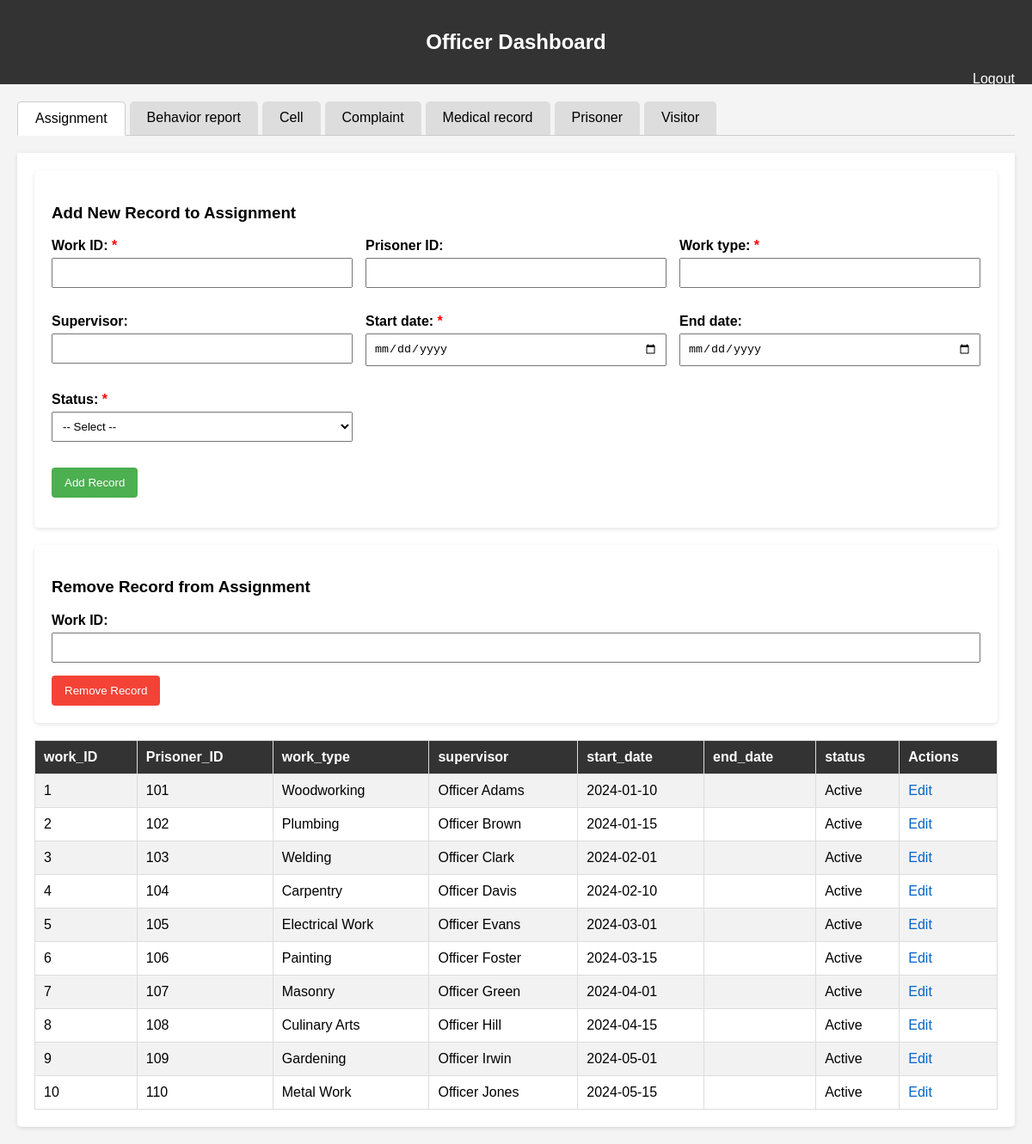
The page /officer.php?table=assignment (signed in) on the database its author committed.
### tables this page shows
CREATE TABLE `assignment` (
  `work_ID` int(11) NOT NULL,
  `Prisoner_ID` int(11) DEFAULT NULL,
  `work_type` varchar(50) NOT NULL,
  `supervisor` varchar(100) DEFAULT NULL,
  `start_date` date NOT NULL,
  `end_date` date DEFAULT NULL,
  `status` enum('Active','Completed','Terminated') NOT NULL
);

### officer.php (the view, shortened to what this page needs)
<?php
require 'db.php';
$tables = ['assignment', 'behavior_report', 'cell', 'complaint', 'medical_record', 'prisoner', 'visitor'];
$currentTable = $_GET['table'] ?? 'prisoner';
function getPrimaryKey($pdo, $table) {
    $stmt = $pdo->query("SHOW KEYS FROM $table WHERE Key_name = 'PRIMARY'");
    return $stmt->fetch(PDO::FETCH_ASSOC)['Column_name'] ?? 'id';
}
function getTableColumns($pdo, $table) {
    $stmt = $pdo->query("DESCRIBE `$table`");
    return $stmt->fetchAll(PDO::FETCH_ASSOC);
}
$editRecord = null;
?>
<!DOCTYPE html>
<html>
<head>
</head>
<body>
<div class="header">
    <h2>Officer Dashboard</h2>
    <a class="logout" href="logout.php">Logout</a>
</div>
<div class="container">
    <div class="tabs">
        <?php foreach ($tables as $table): ?>
            <div class="tab <?= $currentTable === $table ? 'active' : '' ?>"
                 onclick="window.location.href='officer.php?table=<?= $table ?>'">
                <?= ucfirst(str_replace('_', ' ', $table)) ?>
            </div>
        <?php endforeach; ?>
    </div>
    <div class="tab-content active">
        <div class="form-section">
            <h3><?= isset($editRecord) ? 'Edit' : 'Add New' ?> Record to <?= ucfirst(str_replace('_', ' ', $currentTable)) ?></h3>
            <form method="post" class="add-form">
                <?php
                $primaryKey = getPrimaryKey($pdo, $currentTable);
                $columns = getTableColumns($pdo, $currentTable);
                foreach ($columns as $column):
                    $required = $column['Null'] === 'NO' && $column['Default'] === null &&
                               strpos($column['Extra'], 'auto_increment') === false;
                    $value = isset($editRecord) ? $editRecord[$column['Field']] : '';
                    if ($currentTable === 'prisoner'):
                ?>
                    <div class="form-group">
                        <?php if ($column['Field'] === 'Gender'): ?>
                            <label>Gender: <span style="color:red">*</span></label>
                            <select name="Gender" required>
                                <option value="">-- Select --</option>
                                <option value="Male" <?= $value === 'Male' ? 'selected' : '' ?>>Male</option>
                                <option value="Female" <?= $value === 'Female' ? 'selected' : '' ?>>Female</option>
                            </select>
                        <?php elseif ($column['Field'] === 'Age'): ?>
                            <label>Age: <span style="color:red">*</span></label>
                            <input type="number" name="Age" min="18" max="100" value="<?= $value ?>" required>
                            <span class="unit-label">(years)</span>
                        <?php elseif ($column['Field'] === 'Weight_kg'): ?>
                            <label>Weight: <?= $required ? '<span style="color:red">*</span>' : '' ?></label>
                            <input type="number" step="0.1" name="Weight_kg" min="30" max="300" value="<?= $value ?>" <?= $required ? 'required' : '' ?>>
                            <span class="unit-label">(kg)</span>
                        <?php elseif ($column['Field'] === 'Height_cm'): ?>
                            <label>Height: <?= $required ? '<span style="color:red">*</span>' : '' ?></label>
                            <input type="number" step="0.1" name="Height_cm" min="100" max="250" value="<?= $value ?>" <?= $required ? 'required' : '' ?>>
                            <span class="unit-label">(cm)</span>
                        <?php elseif ($column['Field'] === 'Sentence_Duration'): ?>
                            <label>Sentence Duration: <span style="color:red">*</span></label>
                            <input type="number" step="0.1" name="Sentence_Duration" min="0.1" max="100" value="<?= $value ?>" required>
                            <span class="unit-label">(years)</span>
                        <?php elseif ($column['Field'] === 'Cell_ID'): ?>
                            <label>Cell ID: <span style="color:red">*</span></label>
                            <select name="Cell_ID" required>
                                <option value="">-- Select Cell --</option>
                                <?php
                                $cells = $pdo->query("SELECT Cell_ID FROM cell")->fetchAll(PDO::FETCH_COLUMN);
                                foreach ($cells as $cell_id):
                                ?>
                                    <option value="<?= $cell_id ?>" <?= $value == $cell_id ? 'selected' : '' ?>><?= $cell_id ?></option>
                                <?php endforeach; ?>
                            </select>
                        <?php else: ?>
                            <label><?= ucfirst(str_replace('_', ' ', $column['Field'])) ?>:
                                <?php if ($required): ?><span style="color:red">*</span><?php endif; ?>
                            </label>
                            <?php if (strpos($column['Type'], 'enum') !== false):
                                $options = explode("','", substr($column['Type'], 6, -2)); ?>
                                <select name="<?= $column['Field'] ?>" <?= $required ? 'required' : '' ?>>
                                    <option value="">-- Select --</option>
                                    <?php foreach ($options as $option): ?>
                                        <option value="<?= $option ?>" <?= $value === $option ? 'selected' : '' ?>><?= $option ?></option>
                                    <?php endforeach; ?>
                                </select>
                            <?php elseif (strpos($column['Type'], 'int') !== false): ?>
                                <input type="number" name="<?= $column['Field'] ?>" value="<?= $value ?>" <?= $required ? 'required' : '' ?>>
                            <?php elseif (strpos($column['Type'], 'float') !== false ||
                                         strpos($column['Type'], 'decimal') !== false): ?>
                                <input type="number" step="0.01" name="<?= $column['Field'] ?>" value="<?= $value ?>" <?= $required ? 'required' : '' ?>>
                            <?php elseif (strpos($column['Type'], 'date') !== false): ?>
                                <input type="date" name="<?= $column['Field'] ?>" value="<?= $value ?>" <?= $required ? 'required' : '' ?>>
                            <?php elseif (strpos($column['Type'], 'time') !== false): ?>
                                <input type="time" name="<?= $column['Field'] ?>" value="<?= $value ?>" <?= $required ? 'required' : '' ?>>
                            <?php elseif (strpos($column['Type'], 'text') !== false): ?>
                                <textarea name="<?= $column['Field'] ?>" rows="3" <?= $required ? 'required' : '' ?>><?= $value ?></textarea>
                            <?php else: ?>
                                <input type="text" name="<?= $column['Field'] ?>" value="<?= $value ?>" <?= $required ? 'required' : '' ?>>
                            <?php endif; ?>
                        <?php endif; ?>
                    </div>
                <?php else: ?>
                    <div class="form-group">
                        <label><?= ucfirst(str_replace('_', ' ', $column['Field'])) ?>:
                            <?php if ($required): ?><span style="color:red">*</span><?php endif; ?>
                        </label>
                        <?php if (strpos($column['Type'], 'enum') !== false):
                            $options = explode("','", substr($column['Type'], 6, -2)); ?>
                            <select name="<?= $column['Field'] ?>" <?= $required ? 'required' : '' ?>>
                                <option value="">-- Select --</option>
                            </select>
                        <?php elseif (strpos($column['Type'], 'int') !== false): ?>
                            <input type="number" name="<?= $column['Field'] ?>" value="<?= $value ?>" <?= $required ? 'required' : '' ?>>
                        <?php elseif (strpos($column['Type'], 'float') !== false ||
                                     strpos($column['Type'], 'decimal') !== false): ?>
                            <input type="number" step="0.01" name="<?= $column['Field'] ?>" value="<?= $value ?>" <?= $required ? 'required' : '' ?>>
                        <?php elseif (strpos($column['Type'], 'date') !== false): ?>
                            <input type="date" name="<?= $column['Field'] ?>" value="<?= $value ?>" <?= $required ? 'required' : '' ?>>
                        <?php elseif (strpos($column['Type'], 'time') !== false): ?>
                            <input type="time" name="<?= $column['Field'] ?>" value="<?= $value ?>" <?= $required ? 'required' : '' ?>>
                        <?php elseif (strpos($column['Type'], 'text') !== false): ?>
                            <textarea name="<?= $column['Field'] ?>" rows="3" <?= $required ? 'required' : '' ?>><?= $value ?></textarea>
                        <?php else: ?>
                            <input type="text" name="<?= $column['Field'] ?>" value="<?= $value ?>" <?= $required ? 'required' : '' ?>>
                        <?php endif; ?>
                    </div>
                <?php endif; ?>
                <?php endforeach; ?>
                <div class="form-group" style="grid-column: 1 / -1;">
                    <?php if (isset($editRecord)): ?>
                        <button type="submit" name="edit_record" class="btn btn-info">Update Record</button>
                        <a href="officer.php?table=<?= $currentTable ?>" class="btn">Cancel</a>
                    <?php else: ?>
                        <button type="submit" name="add_record" class="btn">Add Record</button>
                    <?php endif; ?>
                </div>
            </form>
        </div>
        <div class="form-section">
            <h3>Remove Record from <?= ucfirst(str_replace('_', ' ', $currentTable)) ?></h3>
            <form method="post">
                <div class="form-group">
                    <label><?= ucfirst(str_replace('_', ' ', $primaryKey)) ?>:</label>
                    <input type="text" name="record_id" required>
                </div>
                <button type="submit" name="remove_record" class="btn btn-danger">Remove Record</button>
            </form>
        </div>
        <?php
        $stmt = $pdo->query("SELECT * FROM `$currentTable`");
        $rows = $stmt->fetchAll(PDO::FETCH_ASSOC);
        if (!$rows) {
            echo "<p>No data found in $currentTable table.</p>";
        } else {
            $columnsToDisplay = array_keys($rows[0]);
            echo "<table><tr>";
            foreach ($columnsToDisplay as $colName) {
                echo "<th>" . htmlspecialchars($colName) . "</th>";
            }
            echo "<th>Actions</th></tr>";
            foreach ($rows as $row) {
                echo "<tr>";
                foreach ($row as $col => $val) {
                    if (in_array($col, $columnsToDisplay)) {
                        echo "<td>" . htmlspecialchars($val) . "</td>";
                    }
                }
                echo "<td>
                        <a href='officer.php?table=$currentTable&edit=" . $row[getPrimaryKey($pdo, $currentTable)] . "' class='action-link'>Edit</a>
                      </td>";
                echo "</tr>";
            }
            echo "</table>";
        }
        ?>
    </div>
</div>
</body>
</html>

### officer.php (style rules this page uses)
body { font-family: Arial, sans-serif; margin: 0; padding: 0; background: #f4f4f4; }
.header { background: #333; color: white; padding: 15px 20px; text-align: center; }
.logout { color: white; text-decoration: none; float: right; }
.container { padding: 20px; }
.tabs { display: flex; margin-bottom: 20px; border-bottom: 1px solid #ccc; }
.tab { padding: 10px 20px; background: #ddd; margin-right: 5px; cursor: pointer; border-radius: 5px 5px 0 0; }
.tab.active { background: #fff; border: 1px solid #ccc; border-bottom: 1px solid #fff; margin-bottom: -1px; }
.tab-content { display: none; background: white; padding: 20px; border-radius: 0 0 5px 5px; box-shadow: 0 2px 5px rgba(0,0,0,0.1); }
.tab-content.active { display: block; }
table { width: 100%; border-collapse: collapse; margin-top: 20px; }
table, th, td { border: 1px solid #ddd; }
th, td { padding: 10px; text-align: left; }
th { background-color: #333; color: white; }
tr:nth-child(even) { background-color: #f2f2f2; }
.action-link { color: #0066cc; text-decoration: none; margin-right: 10px; }
.form-section { background: white; padding: 20px; margin-bottom: 20px; border-radius: 5px; box-shadow: 0 2px 5px rgba(0,0,0,0.1); }
.form-group { margin-bottom: 15px; }
.form-group label { display: block; margin-bottom: 5px; font-weight: bold; }
.form-group input, .form-group select, .form-group textarea { width: 100%; padding: 8px; box-sizing: border-box; }
.btn { background: #4CAF50; color: white; border: none; padding: 10px 15px; cursor: pointer; border-radius: 4px; }
.btn-danger { background: #f44336; }
.add-form { display: grid; grid-template-columns: repeat(auto-fill, minmax(300px, 1fr)); gap: 15px; }

### rows shown on the page
assignment: work_ID "1", Prisoner_ID "101", work_type "Woodworking", supervisor "Officer Adams", start_date "2024-01-10", status "Active"
assignment: work_ID "2", Prisoner_ID "102", work_type "Plumbing", supervisor "Officer Brown", start_date "2024-01-15", status "Active"
assignment: work_ID "3", Prisoner_ID "103", work_type "Welding", supervisor "Officer Clark", start_date "2024-02-01", status "Active"
assignment: work_ID "4", Prisoner_ID "104", work_type "Carpentry", supervisor "Officer Davis", start_date "2024-02-10", status "Active"
assignment: work_ID "5", Prisoner_ID "105", work_type "Electrical Work", supervisor "Officer Evans", start_date "2024-03-01", status "Active"
assignment: work_ID "6", Prisoner_ID "106", work_type "Painting", supervisor "Officer Foster", start_date "2024-03-15", status "Active"
assignment: work_ID "7", Prisoner_ID "107", work_type "Masonry", supervisor "Officer Green", start_date "2024-04-01", status "Active"
assignment: work_ID "8", Prisoner_ID "108", work_type "Culinary Arts", supervisor "Officer Hill", start_date "2024-04-15", status "Active"
assignment: work_ID "9", Prisoner_ID "109", work_type "Gardening", supervisor "Officer Irwin", start_date "2024-05-01", status "Active"
assignment: work_ID "10", Prisoner_ID "110", work_type "Metal Work", supervisor "Officer Jones", start_date "2024-05-15", status "Active"

### other values the page prints
str_replace('_', ' ', $table) "Assignment"
str_replace('_', ' ', $table) "Behavior report"
str_replace('_', ' ', $table) "Cell"
str_replace('_', ' ', $table) "Complaint"
str_replace('_', ' ', $table) "Medical record"
str_replace('_', ' ', $table) "Prisoner"
str_replace('_', ' ', $table) "Visitor"
str_replace('_', ' ', $currentTable) "Assignment"
str_replace('_', ' ', $column['Field']) "Work ID"
str_replace('_', ' ', $column['Field']) "Prisoner ID"
str_replace('_', ' ', $column['Field']) "Work type"
str_replace('_', ' ', $column['Field']) "Supervisor"
str_replace('_', ' ', $column['Field']) "Start date"
str_replace('_', ' ', $column['Field']) "End date"
str_replace('_', ' ', $column['Field']) "Status"
